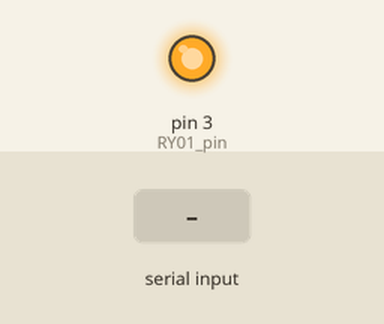
A sketch run on a simulated Arduino Uno, built with avr-gcc and run on an emulated ATmega328P. On the bench: output pins drawn as LEDs (lit = HIGH). The inputs (shaded band) are chosen by the test bench.

Above: at 1.2 s.
1.3 s: "A" received over Serial
At 2.5 s:
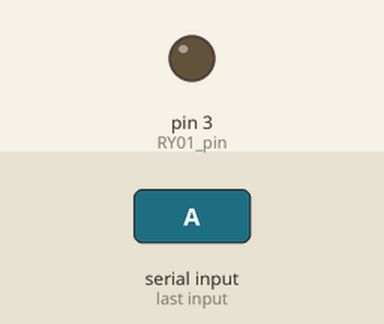
2.8 s: "a" received over Serial
At 3.7 s:
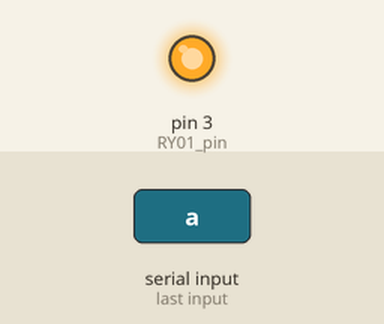
Timing chart, 0 to 5.8 s (numbered marks = the images above; inputs shaded):
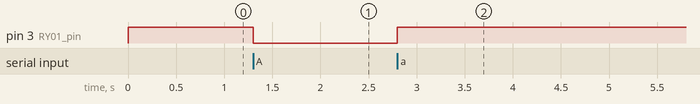

Measured:
- after the input at 1.3 s, pin 3 (RY01_pin): HIGH → LOW at once
- after the input at 2.8 s, pin 3 (RY01_pin): LOW → HIGH at once

The sketch:

Pyduino_ControlRelay.ino
```cpp
unsigned int SerialBuffer = 0;
#define RY01_pin  3
#define ON  0
#define OFF 1
void setup() {
  Serial.begin(9600);
  pinMode(RY01_pin, OUTPUT);
  digitalWrite(RY01_pin, OFF);
}

void loop() {
  if(Serial.available()){
    SerialBuffer = Serial.read();
  }
  switch(SerialBuffer){
    case 'A':
      digitalWrite(RY01_pin, ON);
      break;
    case 'a':
      digitalWrite(RY01_pin, OFF);
      break;
  }
}
```
